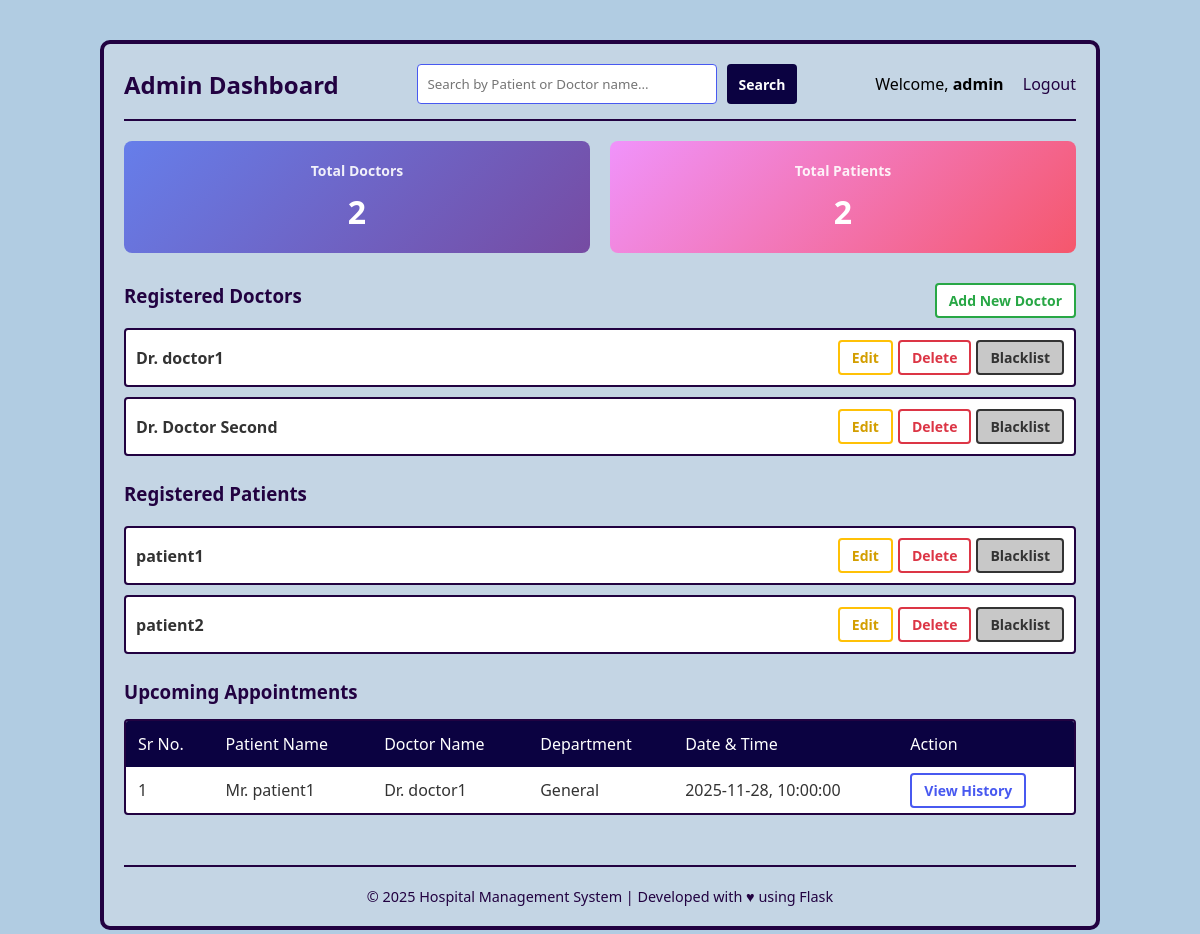
The app's page /admin_dashboard (signed in), older data.
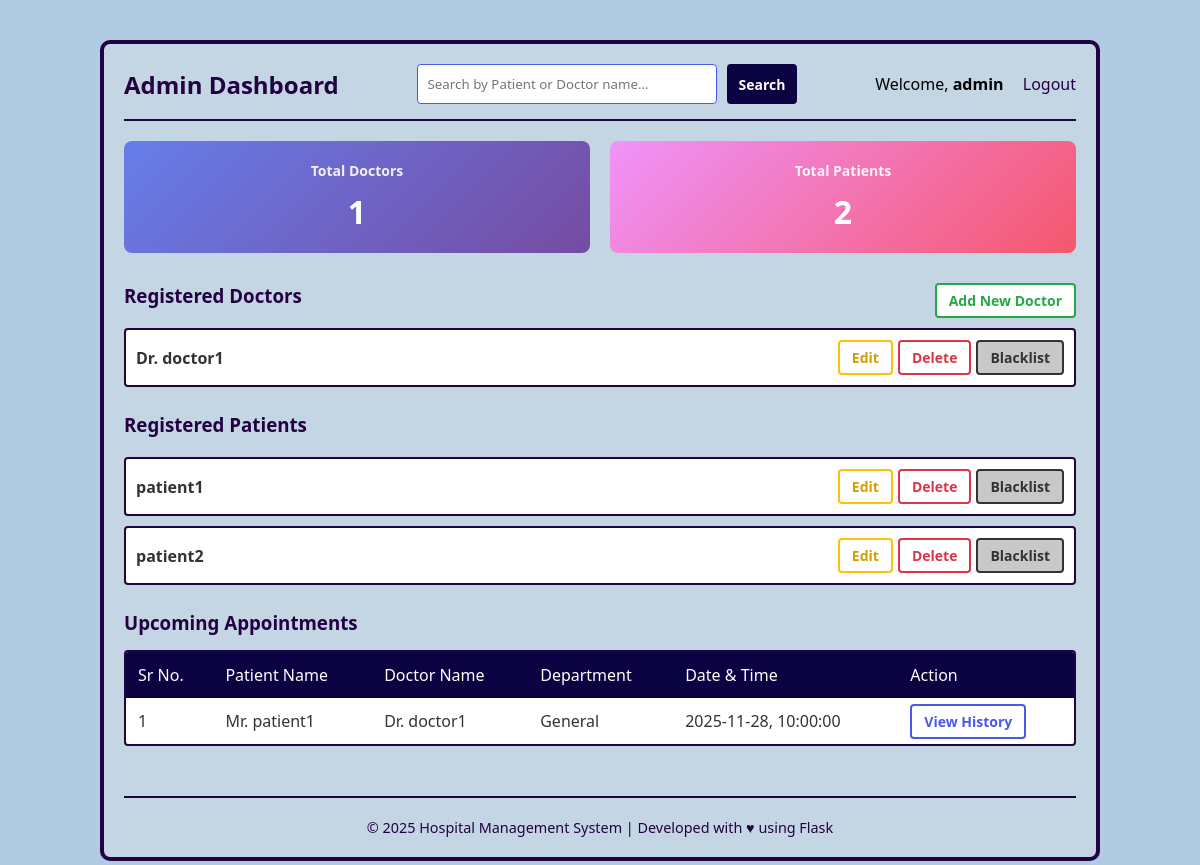
The same page, newer data.
### application/models.py (models this page shows)
class Doctor(db.Model):
    id = db.Column(db.Integer, primary_key=True)
    email = db.Column(db.String(), unique=True, nullable=False)
    username = db.Column(db.String(), unique=True, nullable=False)
    password = db.Column(db.String(), nullable=False)
    name = db.Column(db.String(), nullable=False)
    Dep_id = db.Column(db.Integer, db.ForeignKey("department.id"), nullable=False)
    gender = db.Column(db.Enum('Male', 'Female'), nullable=False)
    appointments = db.relationship('Appointment', backref='doctor')

class Patient(db.Model):
    id = db.Column(db.Integer, primary_key=True)
    email = db.Column(db.String(), unique=True, nullable=False)
    username = db.Column(db.String(), unique=True, nullable=False)
    password = db.Column(db.String(), nullable=False)
    name = db.Column(db.String(), nullable=False)
    age = db.Column(db.Integer)
    gender = db.Column(db.Enum('Male', 'Female'))
    appointments = db.relationship('Appointment', backref='patient')

class Department(db.Model):
    id = db.Column(db.Integer, primary_key=True)
    dep_name = db.Column(db.String(), nullable=False)
    description = db.Column(db.String(), nullable=False)
    doctors_registered = db.relationship('Doctor', backref='department')

class Appointment(db.Model):
    id = db.Column(db.Integer, primary_key=True)
    p_id = db.Column(db.Integer, db.ForeignKey("patient.id"), nullable=False)
    d_id = db.Column(db.Integer, db.ForeignKey("doctor.id"), nullable=False)
    date = db.Column(db.Date, nullable=False)
    time = db.Column(db.Time, nullable=False)
    status = db.Column(db.Enum('Booked', 'Completed', 'Cancelled'), nullable=False)
    treatments = db.relationship('Treatment', backref='appointment')

### application/controllers.py (the view)
@app.route("/admin_dashboard", methods=["GET", "POST"])
def admin_dashboard():
    if session.get('user_type') != 'admin':
        flash('Access denied.', 'error')
        return redirect(url_for('home'))
    query = request.args.get('q', '').strip()
    doctors_q = Doctor.query
    patients_q = Patient.query
    appointments_q = Appointment.query.join(Patient).join(Doctor)
    if query:
        search = f"%{query}%"
        doctors = doctors_q.filter(Doctor.name.ilike(search)).all()
        patients = patients_q.filter(Patient.name.ilike(search)).all()
        appointments = appointments_q.filter(
            Patient.name.ilike(search) | Doctor.name.ilike(search)
        ).all()
    else:
        doctors = doctors_q.all()
        patients = patients_q.all()
        appointments = appointments_q.all()
    appointments_with_details = []
    for appt in appointments:
        appointments_with_details.append({
            'id': appt.id,
            'patient': appt.patient,   # use backref provided objects
            'doctor': appt.doctor,
            'date': appt.date,
            'time': appt.time,
            'status': appt.status
        })
    return render_template('admin_dashboard.html', doctors=doctors, patients=patients, appointments=appointments_with_details)

### templates/admin_dashboard.html (shortened to what this page needs)
{% extends "base.html" %}
{% block search_box %}
<form action="{{ url_for('admin_dashboard') }}" method="GET" style="display: flex; gap: 10px;">
    <input type="text"
           name="q"
           value="{{ request.args.get('q', '') }}"
           placeholder="Search by Patient or Doctor name..."
           style="width: 300px; padding: 10px; border-radius: 4px; border: 1px solid #4859f0;">
    <button type="submit" class="btn btn-search">Search</button>
</form>
{% endblock %}
{% block content %}
<div class="section" style="display: flex; gap: 20px; margin-bottom: 30px;">
    <div class="stat-card" style="flex: 1; padding: 20px; background: linear-gradient(135deg, #667eea 0%, #764ba2 100%); border-radius: 8px; color: white; text-align: center;">
        <h4 style="margin: 0 0 10px 0; font-size: 14px; opacity: 0.9;">Total Doctors</h4>
        <p style="margin: 0; font-size: 32px; font-weight: bold;">{{ doctors|length }}</p>
    </div>
    <div class="stat-card" style="flex: 1; padding: 20px; background: linear-gradient(135deg, #f093fb 0%, #f5576c 100%); border-radius: 8px; color: white; text-align: center;">
        <h4 style="margin: 0 0 10px 0; font-size: 14px; opacity: 0.9;">Total Patients</h4>
        <p style="margin: 0; font-size: 32px; font-weight: bold;">{{ patients|length }}</p>
    </div>
</div>
<div class="section">
    <div class="section-header">
        <h3>Registered Doctors</h3>
        <a href="/doctor_register" class="btn btn-create">
            Add New Doctor
        </a>
    </div>
    <div class="list-container">
        {% if doctors|length == 0 %}
            <p style="color: #666; padding: 20px; text-align: center;">
                No doctors registered yet.
            </p>
        {% else %}
            {% for doctor in doctors %}
            <div class="list-item">
                <span class="name">Dr. {{ doctor.name }}</span>
                <div class="actions">
                    <a href="{{ url_for('edit_doctor', doctor_id=doctor.id) }}" class="btn btn-edit">Edit</a>
                    <a href="{{ url_for('delete_doctor', doctor_id=doctor.id) }}" class="btn btn-delete"
                       onclick="return confirm('Are you sure you want to delete Dr. {{ doctor.name }}? This cannot be undone.')">
                        Delete
                    </a>
                    <a href="{{ url_for('blacklist_doctor', doctor_id=doctor.id) }}" class="btn btn-blacklist"
                       onclick="return confirm('Are you sure you want to blacklist Dr. {{ doctor.name }}? This cannot be undone.')">
                        Blacklist
                    </a>
                </div>
            </div>
            {% endfor %}
        {% endif %}
    </div>
</div>
<div class="section">
    <div class="section-header">
        <h3>Registered Patients</h3>
    </div>
    <div class="list-container">
        {% if patients|length == 0 %}
            <p style="color: #666; padding: 20px; text-align: center;">
                No patients registered yet.
            </p>
        {% else %}
            {% for patient in patients %}
            <div class="list-item">
                <span class="name">{{ patient.name }}</span>
                <div class="actions">
                    <a href="{{ url_for('edit_patient', patient_id=patient.id) }}" class="btn btn-edit">Edit</a>
                    <a href="{{ url_for('delete_patient', patient_id=patient.id) }}"
                       class="btn btn-delete"
                       onclick="return confirm('Delete {{ patient.name }} permanently?')">
                        Delete
                    </a>
                    <a href="{{ url_for('blacklist_patient', patient_id=patient.id) }}"
                       class="btn btn-blacklist"
                       onclick="return confirm('Blacklist {{ patient.name }}?')">
                        Blacklist
                    </a>
                </div>
            </div>
            {% endfor %}
        {% endif %}
    </div>
</div>
<div class="section">
    <h3 style="margin-bottom: 15px;">Upcoming Appointments</h3>
    {% if appointments|length == 0 %}
        <p style="color: #666; padding: 20px; text-align: center; background: #f8f9ff; border-radius: 8px;">
            No upcoming appointments.
        </p>
    {% else %}
        <table class="appoint-table">
            <thead>
                <tr>
                    <th>Sr No.</th>
                    <th>Patient Name</th>
                    <th>Doctor Name</th>
                    <th>Department</th>
                    <th>Date & Time</th>
                    <th>Action</th>
                </tr>
            </thead>
            <tbody>
                {% for appointment in appointments %}
                {% if appointment.status=='Booked' %}
                <tr>
                    <td>{{appointment.id}}</td>
                    <td>Mr. {{appointment.patient.name}}</td>
                    <td>Dr. {{appointment.doctor.name}}</td>
                    <td>{{appointment.doctor.department.dep_name}}</td>
                    <td>{{appointment.date}}, {{appointment.time}}</td>
                    <td><a href="{{ url_for('view_appointment', appt_id=appointment.id) }}" class="btn btn-view">View History</a></td>
                </tr>
                {% endif %}
                {% endfor %}
            </tbody>
        </table>
    {% endif %}
</div>
{% endblock %}

### templates/base.html (shortened to what this page needs)
<!DOCTYPE html>
<html lang="en">
<head>
    <link rel="stylesheet" href="{{ url_for('static', filename='style1.css') }}">
</head>
<body>
    <div class="dashboard-container">
        <div class="nav-bar">
            <h2>
                {% if session.user_type == 'admin' %}
                    Admin Dashboard
                {% elif session.user_type == 'doctor' %}
                    Doctor Dashboard
                {% elif session.user_type == 'patient' %}
                    Patient Dashboard
                {% else %}
                    Hospital Management System
                {% endif %}
            </h2>
            <div class="search-box">
                {% block search_box %}{% endblock %}
            </div>
            <div>
                {% if session.username %}
                    <span style="margin-right: 15px;">Welcome, <strong>{{ session.username }}</strong></span>
                    <a href="{{ url_for('logout') }}" style="color: rgb(34, 2, 65); text-decoration: none;">Logout</a>
                {% else %}
                    <a href="{{ url_for('patient_login') }}" style="color: rgb(34, 2, 65); margin-right: 15px;">Patient Login</a>
                    <a href="{{ url_for('doc_login') }}" style="color: rgb(34, 2, 65); margin-right: 15px;">Doctor Login</a>
                    <a href="{{ url_for('admin_login') }}" style="color: rgb(34, 2, 65);">Admin Login</a>
                {% endif %}
            </div>
        </div>
        <main>
            {% block content %}{% endblock %}
        </main>
        <footer style="
            margin-top: 50px;
            padding-top: 20px;
            border-top: 2px solid rgb(34, 2, 65);
            text-align: center;
            color: rgb(34, 2, 65);
            font-size: 0.9em;
        ">
            © 2025 Hospital Management System | Developed with ♥ using Flask
        </footer>
    </div>
</body>
</html>

### static/style1.css (style rules this page uses)
* { margin: 0; padding: 0; box-sizing: border-box; font-family: 'Segoe UI', Tahoma, Geneva, Verdana, sans-serif; }
body { background-color: rgb(177, 204, 226); display: flex; justify-content: center; padding: 20px; }
.dashboard-container { background-color: rgb(196, 213, 228); border: 4px solid rgb(34, 2, 65); border-radius: 10px; width: 100%; max-width: 1000px; padding: 20px; margin-top: 20px; }
.nav-bar { display: flex; justify-content: space-between; align-items: center; border-bottom: 2px solid rgb(34, 2, 65); padding-bottom: 15px; margin-bottom: 20px; }
.nav-bar h2 { color: rgb(34, 2, 65); }
.search-box { display: flex; gap: 10px; }
.search-box input { padding: 8px; border-radius: 4px; border: 1px solid #4859f0; background-color: white; width: 250px; }
.section h3 { color: rgb(34, 2, 65); margin-bottom: 10px; }
.section { margin-bottom: 25px; }
.section-header { display: flex; justify-content: space-between; align-items: center; margin-bottom: 10px; }
.list-container { display: flex; flex-direction: column; gap: 10px; }
.list-item { display: flex; justify-content: space-between; align-items: center; border: 2px solid rgb(34, 2, 65); border-radius: 4px; padding: 10px; background-color: white; }
.list-item .name { color: #333; font-weight: bold; }
.actions { display: flex; gap: 5px; }
.appoint-table { width: 100%; border-collapse: separate; border-spacing: 0; border: 2px solid rgb(34, 2, 65); background-color: white; border-radius: 4px; overflow: hidden; }
.appoint-table th { background-color: rgb(11, 2, 65); color: white; padding: 12px; text-align: left; font-weight: normal; }
.appoint-table td { padding: 12px; border-bottom: 1px solid #ccc; color: #333; }
.appoint-table tr:last-child td { border-bottom: none; }
.btn { border-radius: 4px; padding: 6px 12px; cursor: pointer; font-size: 14px; font-weight: bold; transition: 0.3s; text-decoration: none; }
.btn-search { background-color: rgb(11, 2, 65); color: white; border: none; }
.btn-create { background-color: white; border: 2px solid #28a745; color: #28a745; }
.btn-edit { background-color: white; border: 2px solid #ffc107; color: #d39e00; }
.btn-delete { background-color: white; border: 2px solid #dc3545; color: #dc3545; }
.btn-blacklist { background-color: rgb(200, 200, 200); border: 2px solid #333; color: #333; }
.btn-view { background-color: white; border: 2px solid #4859f0; color: #4859f0; }

Row changes from the older to the newer data that the page shows:
removed Doctor: name "Doctor Second"
Text that changed along with them:
{{ doctors|length }}: "2" → "1"
